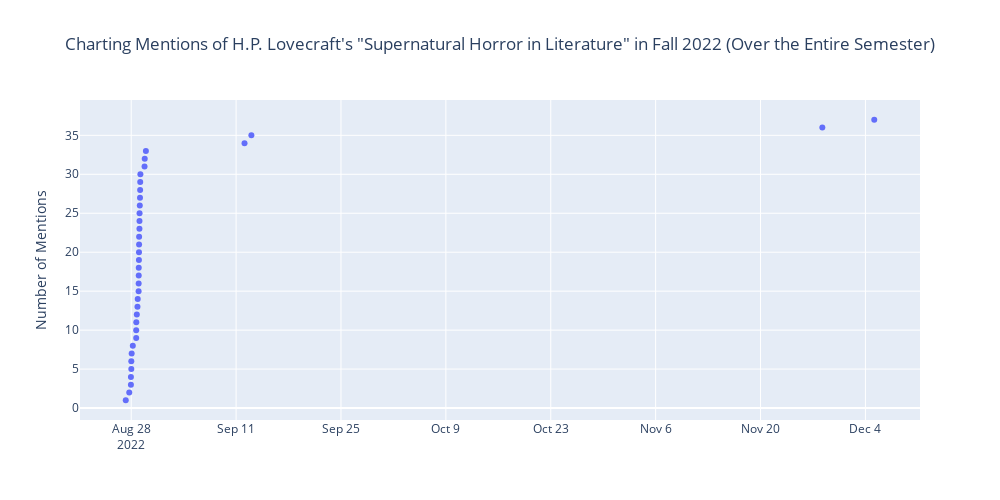

The notebook cell saved with this chart:
### Code cell
fig = go.Figure()

for author_mention in filtered_data['author_mentions'].unique():
    data = filtered_data[filtered_data['author_mentions'] == author_mention]
    author_name = author_mapping.get(author_mention, str(author_mention))
    fig.add_trace(go.Scatter(
        x=data['created_at'],
        y=data['cumulative_count'],
        name=author_name,
        mode='markers',
    ))

fig.update_layout(
    title_text= "Charting Mentions of H.P. Lovecraft's \"Supernatural Horror in Literature\" in Fall 2022 (Over the Entire Semester)",
    title_x=0.5,
    width=1000,
    height=500,
    yaxis=dict(title='Number of Mentions')
)
fig.show()

### Figure 1 — Plotly figure (JSON) as saved in the notebook; plotly's stock layout.template omitted (floating-point values rounded to 4 significant figures)
{"data": [{"mode": "markers", "name": "Lovecraft, Supernatural Horror in Literature", "type": "scatter", "x": ["2022-08-27T06:30:33+00:00", "2022-08-27T17:41:03+00:00", "2022-08-27T23:02:16+00:00", "2022-08-27T23:04:58+00:00", "2022-08-28T00:16:36+00:00", "2022-08-28T00:17:09+00:00", "2022-08-28T01:26:16+00:00", "2022-08-28T05:07:00+00:00", "2022-08-28T15:58:24+00:00", "2022-08-28T16:01:21+00:00", "2022-08-28T16:16:01+00:00", "2022-08-28T17:57:11+00:00", "2022-08-28T20:03:45+00:00", "2022-08-28T20:54:08+00:00", "2022-08-28T23:40:03+00:00", "2022-08-28T23:51:24+00:00", "2022-08-29T00:05:39+00:00", "2022-08-29T00:09:01+00:00", "2022-08-29T00:41:24+00:00", "2022-08-29T00:54:46+00:00", "2022-08-29T01:15:32+00:00", "2022-08-29T01:18:47+00:00", "2022-08-29T02:22:31+00:00", "2022-08-29T02:30:21+00:00", "2022-08-29T02:43:26+00:00", "2022-08-29T03:29:09+00:00", "2022-08-29T04:10:15+00:00", "2022-08-29T04:36:26+00:00", "2022-08-29T04:51:21+00:00", "2022-08-29T05:24:50+00:00", "2022-08-29T18:41:49+00:00", "2022-08-29T19:17:11+00:00", "2022-08-29T23:03:32+00:00", "2022-09-12T03:02:07+00:00", "2022-09-13T00:57:30+00:00", "2022-11-28T06:01:10+00:00", "2022-12-05T04:19:26+00:00"], "y": [1, 2, 3, 4, 5, 6, 7, 8, 9, 10, 11, 12, 13, 14, 15, 16, 17, 18, 19, 20, 21, 22, 23, 24, 25, 26, 27, 28, 29, 30, 31, 32, 33, 34, 35, 36, 37]}], "layout": {"height": 500, "title": {"text": "Charting Mentions of H.P. Lovecraft's \"Supernatural Horror in Literature\" in Fall 2022 (Over the Entire Semester)", "x": 0.5}, "width": 1000, "yaxis": {"title": {"text": "Number of Mentions"}}}}
